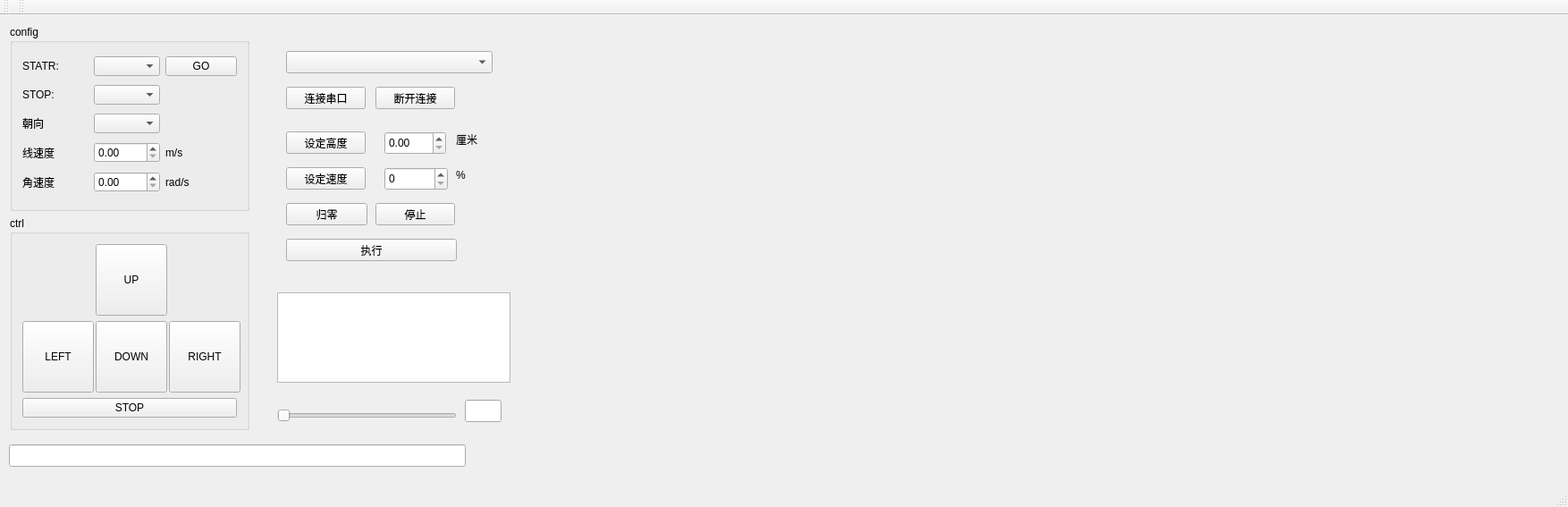
<?xml version="1.0" encoding="UTF-8"?>
<ui version="4.0">
 <class>MainWindow</class>
 <widget class="QMainWindow" name="MainWindow">
  <property name="geometry">
   <rect>
    <x>0</x>
    <y>0</y>
    <width>1754</width>
    <height>567</height>
   </rect>
  </property>
  <property name="windowTitle">
   <string>MainWindow</string>
  </property>
  <widget class="QWidget" name="centralWidget">
   <widget class="QLabel" name="label_cam">
    <property name="geometry">
     <rect>
      <x>610</x>
      <y>40</y>
      <width>550</width>
      <height>400</height>
     </rect>
    </property>
    <property name="minimumSize">
     <size>
      <width>550</width>
      <height>400</height>
     </size>
    </property>
    <property name="maximumSize">
     <size>
      <width>550</width>
      <height>400</height>
     </size>
    </property>
    <property name="text">
     <string/>
    </property>
   </widget>
   <widget class="QWidget" name="layoutWidget">
    <property name="geometry">
     <rect>
      <x>0</x>
      <y>0</y>
      <width>290</width>
      <height>475</height>
     </rect>
    </property>
    <layout class="QVBoxLayout" name="verticalLayout_4">
     <item>
      <widget class="QGroupBox" name="groupBox">
       <property name="title">
        <string>config</string>
       </property>
       <layout class="QGridLayout" name="gridLayout_2">
        <item row="3" column="1">
         <widget class="QComboBox" name="comboBox_direction"/>
        </item>
        <item row="5" column="1">
         <widget class="QDoubleSpinBox" name="doubleSpinBox_angular_speed"/>
        </item>
        <item row="1" column="0">
         <widget class="QLabel" name="label_2">
          <property name="text">
           <string>STOP:</string>
          </property>
         </widget>
        </item>
        <item row="1" column="1">
         <widget class="QComboBox" name="comboBox_stop_node"/>
        </item>
        <item row="3" column="0">
         <widget class="QLabel" name="label_5">
          <property name="text">
           <string>朝向</string>
          </property>
         </widget>
        </item>
        <item row="0" column="2">
         <widget class="QPushButton" name="pushButton_go">
          <property name="text">
           <string>GO</string>
          </property>
          <property name="shortcut">
           <string>Space</string>
          </property>
         </widget>
        </item>
        <item row="5" column="2">
         <widget class="QLabel" name="label_9">
          <property name="text">
           <string>rad/s</string>
          </property>
         </widget>
        </item>
        <item row="0" column="1">
         <widget class="QComboBox" name="comboBox_start_node"/>
        </item>
        <item row="4" column="2">
         <widget class="QLabel" name="label_8">
          <property name="text">
           <string>m/s</string>
          </property>
         </widget>
        </item>
        <item row="4" column="1">
         <widget class="QDoubleSpinBox" name="doubleSpinBox_line_speed">
          <property name="decimals">
           <number>2</number>
          </property>
          <property name="singleStep">
           <double>0.010000000000000</double>
          </property>
          <property name="value">
           <double>0.000000000000000</double>
          </property>
         </widget>
        </item>
        <item row="0" column="0">
         <widget class="QLabel" name="label_3">
          <property name="text">
           <string>STATR:</string>
          </property>
         </widget>
        </item>
        <item row="4" column="0">
         <widget class="QLabel" name="label_6">
          <property name="text">
           <string>线速度</string>
          </property>
         </widget>
        </item>
        <item row="5" column="0">
         <widget class="QLabel" name="label_7">
          <property name="text">
           <string>角速度</string>
          </property>
         </widget>
        </item>
       </layout>
      </widget>
     </item>
     <item>
      <widget class="QGroupBox" name="groupBox_2">
       <property name="title">
        <string>ctrl</string>
       </property>
       <layout class="QVBoxLayout" name="verticalLayout_2">
        <item>
         <layout class="QGridLayout" name="gridLayout">
          <item row="1" column="1">
           <widget class="QPushButton" name="pushButton_down">
            <property name="minimumSize">
             <size>
              <width>80</width>
              <height>80</height>
             </size>
            </property>
            <property name="text">
             <string>DOWN</string>
            </property>
            <property name="shortcut">
             <string>Down</string>
            </property>
           </widget>
          </item>
          <item row="1" column="0">
           <widget class="QPushButton" name="pushButton_left">
            <property name="minimumSize">
             <size>
              <width>80</width>
              <height>80</height>
             </size>
            </property>
            <property name="maximumSize">
             <size>
              <width>80</width>
              <height>80</height>
             </size>
            </property>
            <property name="text">
             <string>LEFT</string>
            </property>
            <property name="shortcut">
             <string>Left</string>
            </property>
           </widget>
          </item>
          <item row="0" column="0">
           <spacer name="horizontalSpacer">
            <property name="orientation">
             <enum>Qt::Horizontal</enum>
            </property>
            <property name="sizeHint" stdset="0">
             <size>
              <width>40</width>
              <height>20</height>
             </size>
            </property>
           </spacer>
          </item>
          <item row="0" column="1">
           <widget class="QPushButton" name="pushButton_up">
            <property name="minimumSize">
             <size>
              <width>80</width>
              <height>80</height>
             </size>
            </property>
            <property name="text">
             <string>UP</string>
            </property>
            <property name="shortcut">
             <string>Up</string>
            </property>
           </widget>
          </item>
          <item row="1" column="2">
           <widget class="QPushButton" name="pushButton_right">
            <property name="minimumSize">
             <size>
              <width>80</width>
              <height>80</height>
             </size>
            </property>
            <property name="maximumSize">
             <size>
              <width>80</width>
              <height>80</height>
             </size>
            </property>
            <property name="text">
             <string>RIGHT</string>
            </property>
            <property name="shortcut">
             <string>Right</string>
            </property>
           </widget>
          </item>
          <item row="0" column="2">
           <spacer name="horizontalSpacer_2">
            <property name="orientation">
             <enum>Qt::Horizontal</enum>
            </property>
            <property name="sizeHint" stdset="0">
             <size>
              <width>40</width>
              <height>20</height>
             </size>
            </property>
           </spacer>
          </item>
         </layout>
        </item>
        <item>
         <widget class="QPushButton" name="pushButton_stop">
          <property name="text">
           <string>STOP</string>
          </property>
          <property name="shortcut">
           <string>Space</string>
          </property>
         </widget>
        </item>
       </layout>
      </widget>
     </item>
    </layout>
   </widget>
   <widget class="QLabel" name="label_cam_2">
    <property name="geometry">
     <rect>
      <x>1180</x>
      <y>40</y>
      <width>550</width>
      <height>400</height>
     </rect>
    </property>
    <property name="minimumSize">
     <size>
      <width>550</width>
      <height>400</height>
     </size>
    </property>
    <property name="maximumSize">
     <size>
      <width>550</width>
      <height>400</height>
     </size>
    </property>
    <property name="text">
     <string/>
    </property>
   </widget>
   <widget class="QLineEdit" name="lineEdit_command">
    <property name="geometry">
     <rect>
      <x>10</x>
      <y>480</y>
      <width>511</width>
      <height>25</height>
     </rect>
    </property>
   </widget>
   <widget class="QComboBox" name="comboBox_serial">
    <property name="geometry">
     <rect>
      <x>320</x>
      <y>40</y>
      <width>231</width>
      <height>25</height>
     </rect>
    </property>
   </widget>
   <widget class="QPushButton" name="pushButton_serial_disconnect">
    <property name="geometry">
     <rect>
      <x>420</x>
      <y>80</y>
      <width>89</width>
      <height>25</height>
     </rect>
    </property>
    <property name="text">
     <string>断开连接</string>
    </property>
   </widget>
   <widget class="QPushButton" name="pushButton_serial_connect">
    <property name="geometry">
     <rect>
      <x>320</x>
      <y>80</y>
      <width>89</width>
      <height>25</height>
     </rect>
    </property>
    <property name="text">
     <string>连接串口</string>
    </property>
    <property name="shortcut">
     <string>Enter</string>
    </property>
   </widget>
   <widget class="QTextBrowser" name="textBrowser">
    <property name="geometry">
     <rect>
      <x>310</x>
      <y>310</y>
      <width>261</width>
      <height>101</height>
     </rect>
    </property>
   </widget>
   <widget class="QSlider" name="horizontalSlider">
    <property name="geometry">
     <rect>
      <x>310</x>
      <y>440</y>
      <width>201</width>
      <height>16</height>
     </rect>
    </property>
    <property name="orientation">
     <enum>Qt::Horizontal</enum>
    </property>
   </widget>
   <widget class="QLineEdit" name="lineEdit">
    <property name="geometry">
     <rect>
      <x>520</x>
      <y>430</y>
      <width>41</width>
      <height>25</height>
     </rect>
    </property>
   </widget>
   <widget class="QPushButton" name="pushButton_lifter_zero">
    <property name="geometry">
     <rect>
      <x>320</x>
      <y>210</y>
      <width>91</width>
      <height>25</height>
     </rect>
    </property>
    <property name="text">
     <string>归零</string>
    </property>
   </widget>
   <widget class="QPushButton" name="pushButton_lifter_set_height">
    <property name="geometry">
     <rect>
      <x>320</x>
      <y>130</y>
      <width>89</width>
      <height>25</height>
     </rect>
    </property>
    <property name="text">
     <string>设定高度</string>
    </property>
   </widget>
   <widget class="QPushButton" name="pushButton_lifter_excute">
    <property name="geometry">
     <rect>
      <x>320</x>
      <y>250</y>
      <width>191</width>
      <height>25</height>
     </rect>
    </property>
    <property name="text">
     <string>执行</string>
    </property>
   </widget>
   <widget class="QPushButton" name="pushButton_lifter_stop">
    <property name="geometry">
     <rect>
      <x>420</x>
      <y>210</y>
      <width>89</width>
      <height>25</height>
     </rect>
    </property>
    <property name="text">
     <string>停止</string>
    </property>
   </widget>
   <widget class="QLabel" name="label">
    <property name="geometry">
     <rect>
      <x>510</x>
      <y>130</y>
      <width>31</width>
      <height>17</height>
     </rect>
    </property>
    <property name="text">
     <string>厘米</string>
    </property>
   </widget>
   <widget class="QPushButton" name="pushButton_lifter_set_speed">
    <property name="geometry">
     <rect>
      <x>320</x>
      <y>170</y>
      <width>89</width>
      <height>25</height>
     </rect>
    </property>
    <property name="text">
     <string>设定速度</string>
    </property>
   </widget>
   <widget class="QSpinBox" name="spinBox_lifter_speed">
    <property name="geometry">
     <rect>
      <x>430</x>
      <y>170</y>
      <width>71</width>
      <height>26</height>
     </rect>
    </property>
   </widget>
   <widget class="QDoubleSpinBox" name="doubleSpinBox_lifter_height">
    <property name="geometry">
     <rect>
      <x>430</x>
      <y>130</y>
      <width>69</width>
      <height>26</height>
     </rect>
    </property>
   </widget>
   <widget class="QLabel" name="label_4">
    <property name="geometry">
     <rect>
      <x>510</x>
      <y>170</y>
      <width>31</width>
      <height>17</height>
     </rect>
    </property>
    <property name="text">
     <string>%</string>
    </property>
   </widget>
  </widget>
  <widget class="QMenuBar" name="menuBar">
   <property name="geometry">
    <rect>
     <x>0</x>
     <y>0</y>
     <width>1754</width>
     <height>22</height>
    </rect>
   </property>
  </widget>
  <widget class="QToolBar" name="mainToolBar">
   <attribute name="toolBarArea">
    <enum>TopToolBarArea</enum>
   </attribute>
   <attribute name="toolBarBreak">
    <bool>false</bool>
   </attribute>
  </widget>
  <widget class="QStatusBar" name="statusBar"/>
  <widget class="QToolBar" name="toolBar">
   <property name="windowTitle">
    <string>toolBar</string>
   </property>
   <attribute name="toolBarArea">
    <enum>TopToolBarArea</enum>
   </attribute>
   <attribute name="toolBarBreak">
    <bool>false</bool>
   </attribute>
  </widget>
 </widget>
 <layoutdefault spacing="6" margin="11"/>
 <resources/>
 <connections/>
</ui>
